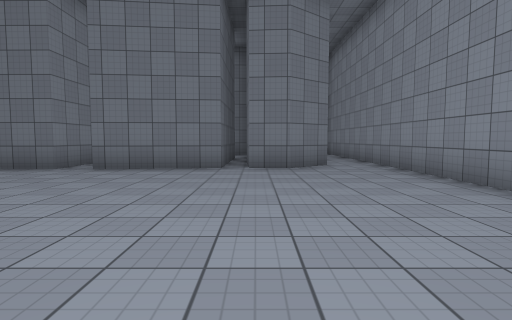
view 1 (above)

17 first-person views from a walk through a scene from a Unity 3-D project. The camera is 1.3 m above the floor, tilts 4° down and sees 80° across. The floor is counted in squares, 2 m on a side. Each view is taken from the middle of a square. On the plan, view 1 faces up. The plan holds only what a view shows up to about 10 squares ahead; the rest is blank. Surface patterns are stand-ins for the level's own textures.

view 2
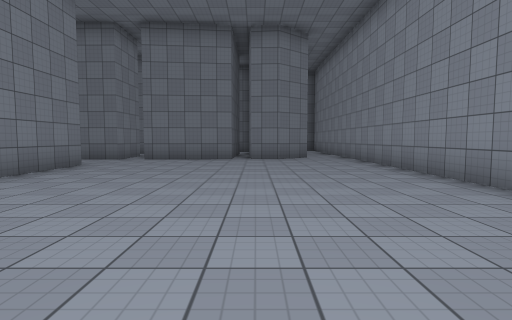

view 3
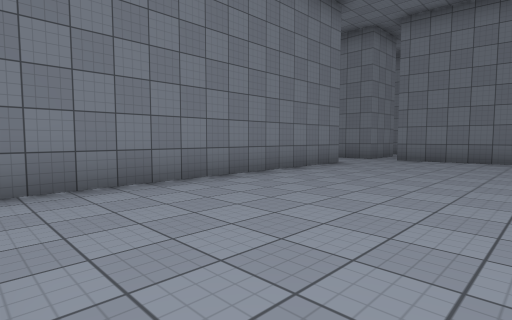

view 4
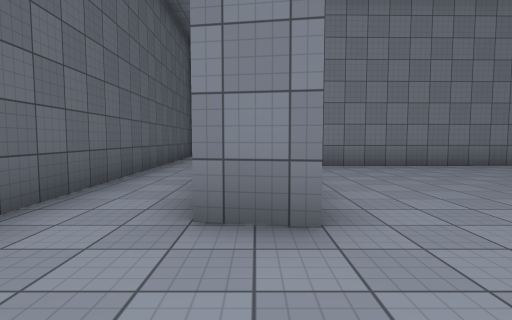

view 5
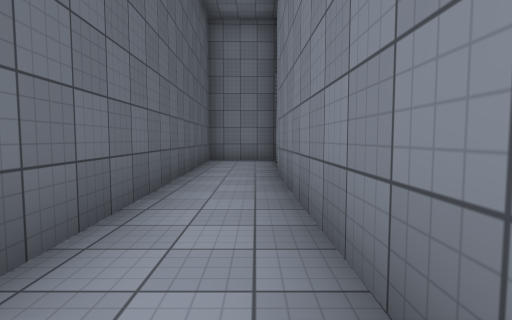

view 6
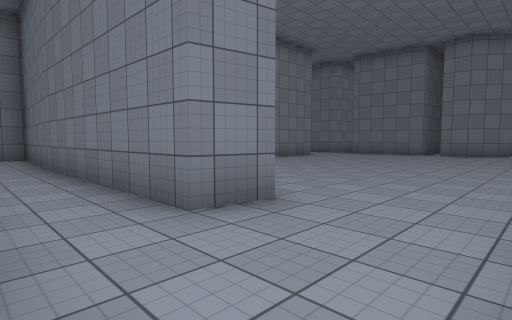

view 7
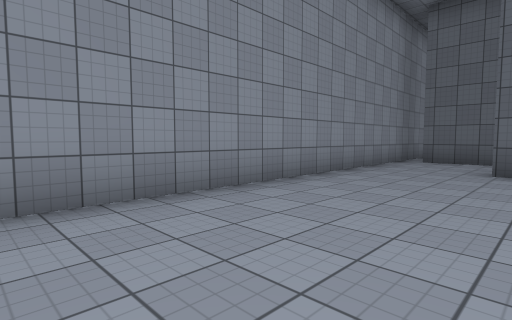

view 8
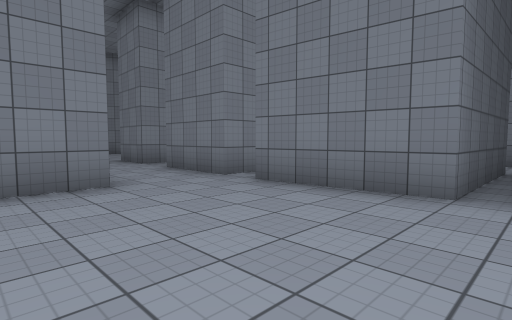

view 9
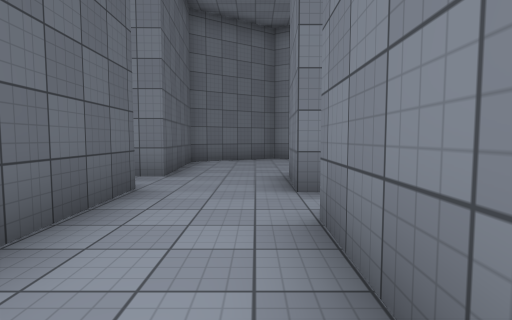

view 10
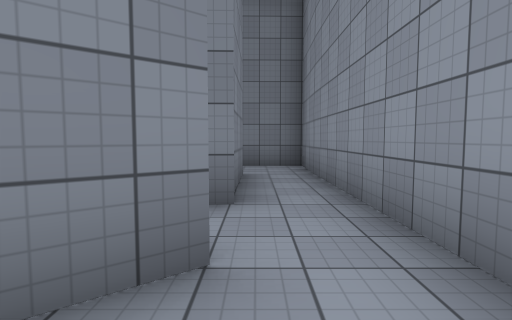

view 11
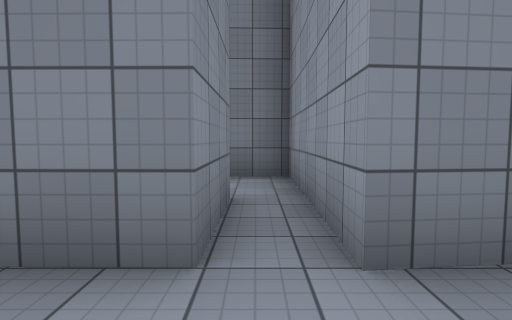

view 12
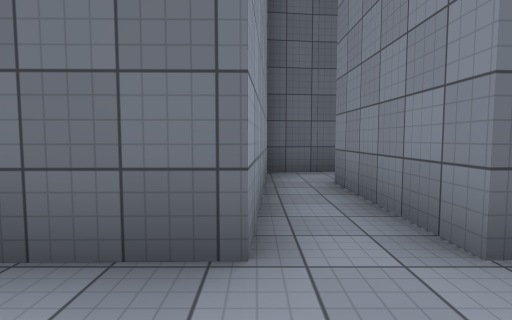

view 13
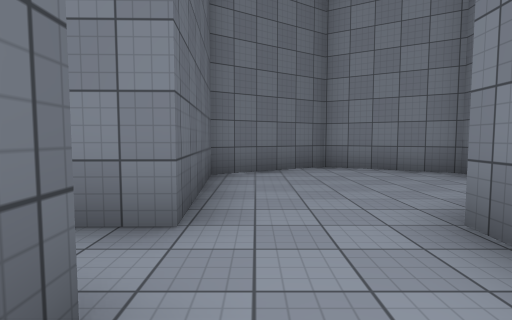

view 14
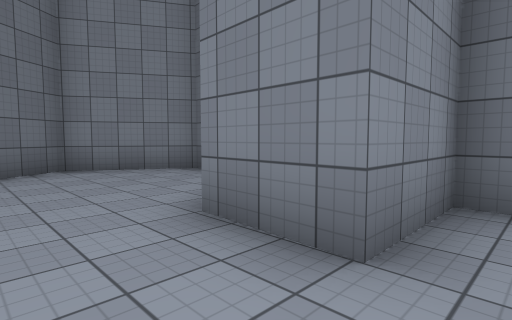

view 15
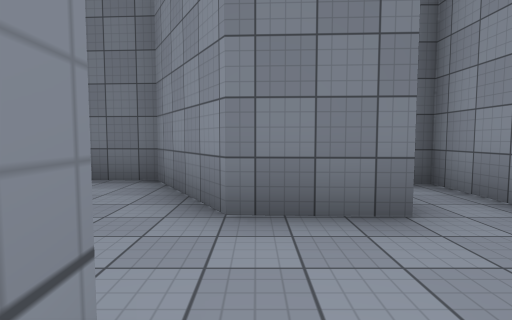

view 16
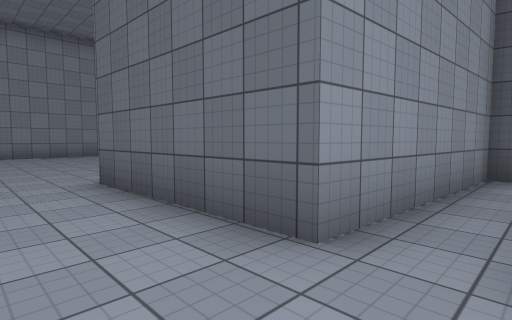

view 17
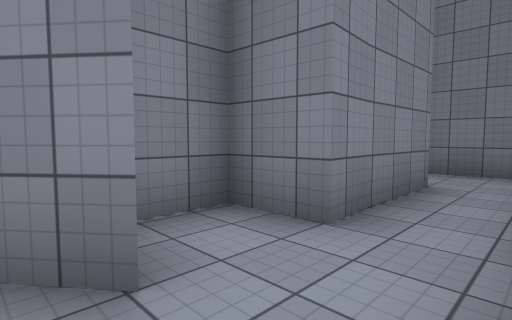

### Floor plan
Points are (right, up) in squares from view 1. A wall is a line through its corners. A room is listed if a view was taken in it or the views show most of it. See-through windows are left out.
Room 1 (views 1, 2, 3, 4, 5, 6, 7, 8, 9, 10, 11, 17)
walls: (0.8, -3.5) (0.6, -4.5) (-8.3, -4.7); (-6.5, 4.4) (-4.3, 4.5) (-4.2, -2.6); (-4.4, 6.5) (-6.5, 6.5); (3.1, 6.9) (3.1, 8.6); (1.9, 7.6) (0.7, 6.7) (-0.1, 6.8); (-8.2, -4.3) (-8.2, -6.4) (2.7, -6.1); (3.3, -7.9) (3.2, 4.1); (1.7, 9) (0.6, 9) (0.6, 8); (-0.7, 10.2) (-0.8, 6.7) (-3.5, 6.5)
ways out: opening at (-5.5, 5.5) to room 2; opening at (-4, 6); opening at (2, 9); opening at (3, -7)
Room 2 (views 12, 13, 14)
walls: (-6.4, 7) (-6.5, 8.3) (-7.7, 8.3) (-7.7, 6.5); (-8, 4.4) (-6.5, 4.4)
ways out: opening at (-5.5, 5.5) to room 1; opening at (-8, 5.5) to room 3
Room 3 (views 15, 16)
walls: (-7.7, 6.5) (-9.2, 6.5) (-10.5, 8.7) (-12.7, 8.9) (-14, 6.6) (-12.6, 4.4) (-9.2, 4.4) (-9.2, 1.4); (-8.1, 1.4) (-8, 4.4)
ways out: opening at (-8, 5.5) to room 2; opening at (-9, 1)

Positions as (right, up) in squares from view 1, and headings:
1: (0, 0), facing up
2: (0, -3), facing up
3: (0, -3), facing up-left
4: (3, -4), facing left
5: (1, -5), facing left
6: (3, -6), facing up-left
7: (0, 3), facing down-right
8: (0, 3), facing up-left
9: (-4, 6), facing left
10: (2, 6), facing up
11: (-4, 5), facing up
12: (-8, 6), facing down
13: (-7, 5), facing left
14: (-7, 5), facing up-left
15: (-9, 4), facing up
16: (-9, 6), facing down-right
17: (3, 7), facing up-left
